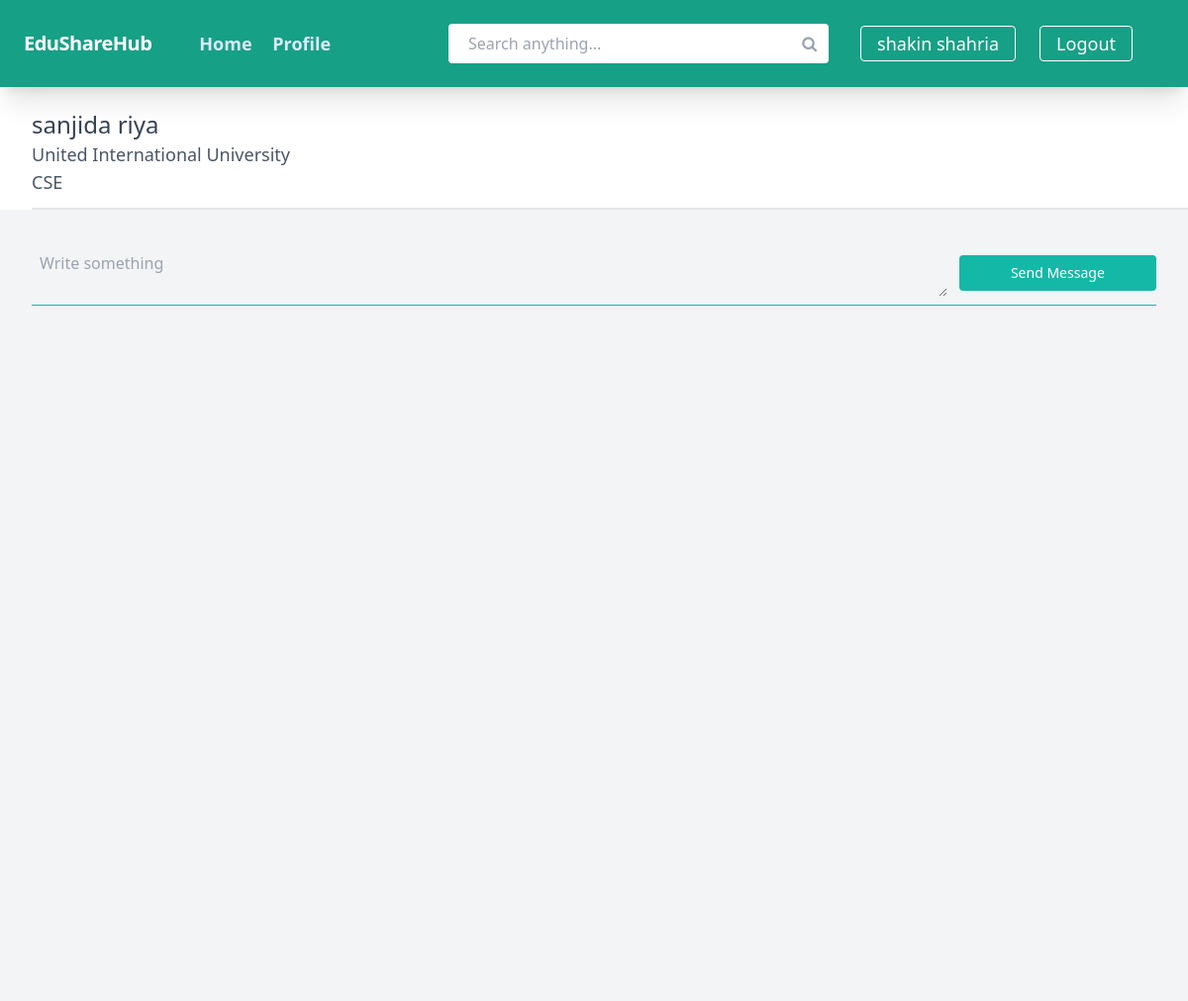
The app's page /chat/private.php?receiver_uid=2 (signed in) with its own data.
### tables this page shows
CREATE TABLE `users` (
  `f_name` varchar(30) NOT NULL,
  `l_name` varchar(30) NOT NULL,
  `profile_pic_url` varchar(300) DEFAULT NULL,
  `university` varchar(100) NOT NULL,
  `department` varchar(100) NOT NULL,
  `email` varchar(50) NOT NULL,
  `u_id` int(11) NOT NULL,
  `domain` varchar(20) NOT NULL,
  `password` varchar(100) NOT NULL,
  `date` timestamp NOT NULL DEFAULT current_timestamp() ON UPDATE current_timestamp()
);

### include/main-function.php (called while the page is built, shortened)
<?php
    function check_login($conn)
    {
        if (isset($_SESSION['email'])) {
            $id = $_SESSION['email'];
            $query = "SELECT * FROM users WHERE email = '$id'";
            $result = $conn -> query($query);
            if ($result && mysqli_num_rows($result) > 0)
                return mysqli_fetch_assoc($result);
        }
        die;
    }

### chat/private.php (the view, shortened to what this page needs)
<!DOCTYPE html>
<html lang="en">
<?php
    require_once '../header.php';
    $user_data = check_login($conn);
?>
<link rel="stylesheet" href="<?php echo CSS['chat.css']."?".time(); ?>">
</head>
<body>
<?php require_once INCLUDES['nav-logged-template']; ?>
<?php
	$receiver_uid = (int)$_GET['receiver_uid'];
?>
<?php
    $user = mysqli_fetch_assoc($conn->query("SELECT * FROM users WHERE u_id=$receiver_uid"));
?>
<div class="chat-people-container">
    <div class="chat-people-img">
        <div class="chat-people-name-container">
            <div class="chat-people-name">
                <span class="chat-people-name-style"><?php echo $user['f_name']." ".$user['l_name']; ?></span>
            </div>
            <span class="chat-people-des-style"><?php echo $user['university']; ?></span>
            <span class="chat-people-des-style"><?php echo $user['department']; ?></span>
        </div>
    </div>
</div>
<div class="chat-container">
    <form action="" method="POST" class="chat-input-form">
        <div class="chat-input-area">
            <textarea type="text" class="chat-input" name="message" placeholder="Write something"></textarea>
            <input type="submit" class="chat-send-btn" name="submit" value="Send Message" />
        </div>
    </form>
</div>
</body>
</html>

### template/nav-menu-for-logged-user.php (shortened to what this page needs)
<div class="nav-menu-container">
    <div class="nav-menu-wrapper">
        <a href="<?php echo PAGES['home']; ?>" class="nav-menu-item mr-4c">
            Home
        </a>
        <a href="<?php echo PAGES['profile']; ?>" class="nav-menu-item mr-4c">
            Profile
        </a>
    </div>
    <div class="search-bar">
        <div class="search-bar-container">
            <form action="<?php echo PAGES['home']; ?>" method="get">
                <input type="text" class="search-bar-input" name="search-text" placeholder="Search anything...">
                <div class="search-btn-size">
                    <i class="fa fa-search search-btn-icon"></i>
                </div>
            </form>
        </div>
        <div class="nav-menu-btn">
                <?php echo $user_data['f_name']. ' ' .$user_data['l_name']; ?>
        </div>
        <div class="nav-menu-container-right">
            <a href="<?php echo PAGES['logout']; ?>" class="nav-menu-btn">Logout</a>
        </div>
    </div>
</div>
</nav>

### css/styles.css (style rules this page uses)
html { line-height: 1.5; -webkit-text-size-adjust: 100%; -moz-tab-size: 4; -o-tab-size: 4; tab-size: 4; font-family: ui-sans-serif, system-ui, -apple-system, BlinkMacSystemFont, "Segoe UI", Roboto, "Helvetica Neue", Arial, "Noto Sans", sans-serif, "Apple Color Emoji", "Segoe UI Emoji", "Segoe UI Symbol", "Noto Color Emoji"; }
body { margin: 0; line-height: inherit; }
a { color: inherit; text-decoration: inherit; }
button, input, optgroup, select, textarea { font-family: inherit; font-size: 100%; line-height: inherit; color: inherit; margin: 0; padding: 0; }
button, [type='button'], [type='reset'], [type='submit'] { -webkit-appearance: button; background-color: transparent; background-image: none; }
textarea { resize: vertical; }
input::placeholder, textarea::placeholder { opacity: 1; color: #9ca3af; }
.nav-menu-container { margin-left: 1.5rem; display: block; width: 100%; flex-grow: 1; }
@media (min-width: 1024px) { .nav-menu-container { display: flex; } }
@media (min-width: 1024px) { .nav-menu-container { width: auto; } }
@media (min-width: 1024px) { .nav-menu-container { align-items: center; } }
.nav-menu-container-right { float: right; margin-left: 1.5rem; display: block; width: 100%; flex-grow: 1; }
@media (min-width: 1024px) { .nav-menu-container-right { display: flex; } }
@media (min-width: 1024px) { .nav-menu-container-right { width: auto; } }
@media (min-width: 1024px) { .nav-menu-container-right { align-items: center; } }
.nav-menu-wrapper { font-size: 1.125rem; line-height: 1.75rem; font-weight: 600; }
@media (min-width: 1024px) { .nav-menu-wrapper { flex-grow: 1; } }
.nav-menu-item { margin-top: 1rem; display: block; --tw-text-opacity: 1; color: rgb(219 234 254 / var(--tw-text-opacity)); }
@media (min-width: 1024px) { .nav-menu-item { margin-top: 0px; } }
@media (min-width: 1024px) { .nav-menu-item { display: inline-block; } }
.mr-4c { margin-right: 1rem; }
.nav-menu-btn { margin-top: 1rem; border-radius: 0.25rem; border-width: 1px; --tw-border-opacity: 1; border-color: rgb(255 255 255 / var(--tw-border-opacity)); padding-left: 1rem; padding-right: 1rem; padding-top: 0.5rem; padding-bottom: 0.5rem; font-size: 1.125rem; line-height: 1.75rem; line-height: 1; --tw-text-opacity: 1; color: rgb(255 255 255 / var(--tw-text-opacity)); }
@media (min-width: 1024px) { .nav-menu-btn { margin-top: 0px; } }
.search-bar { display: flex; align-items: center; justify-content: center; padding-left: 1rem; padding-right: 1rem; }
@media (min-width: 640px) { .search-bar { padding-left: 1.5rem; padding-right: 1.5rem; } }
@media (min-width: 1024px) { .search-bar { padding-left: 2rem; padding-right: 2rem; } }
.search-bar-container { position: relative; }
@media (min-width: 640px) { .search-bar-container { margin-right: 2.5rem; } }
@media (min-width: 1024px) { .search-bar-container { margin-right: 2rem; } }
.search-bar-input { z-index: 0; height: 2.5rem; width: 24rem; border-radius: 0.25rem; padding-right: 2rem; padding-left: 1.25rem; }
.search-btn-size { position: absolute; top: 0.5rem; right: 0.75rem; }
.search-btn-icon { z-index: 20; --tw-text-opacity: 1; color: rgb(156 163 175 / var(--tw-text-opacity)); }

### records on screen
users: f_name "shakin", l_name "shahria"
users: f_name "sanjida", l_name "riya", university "United International University", department "CSE"
